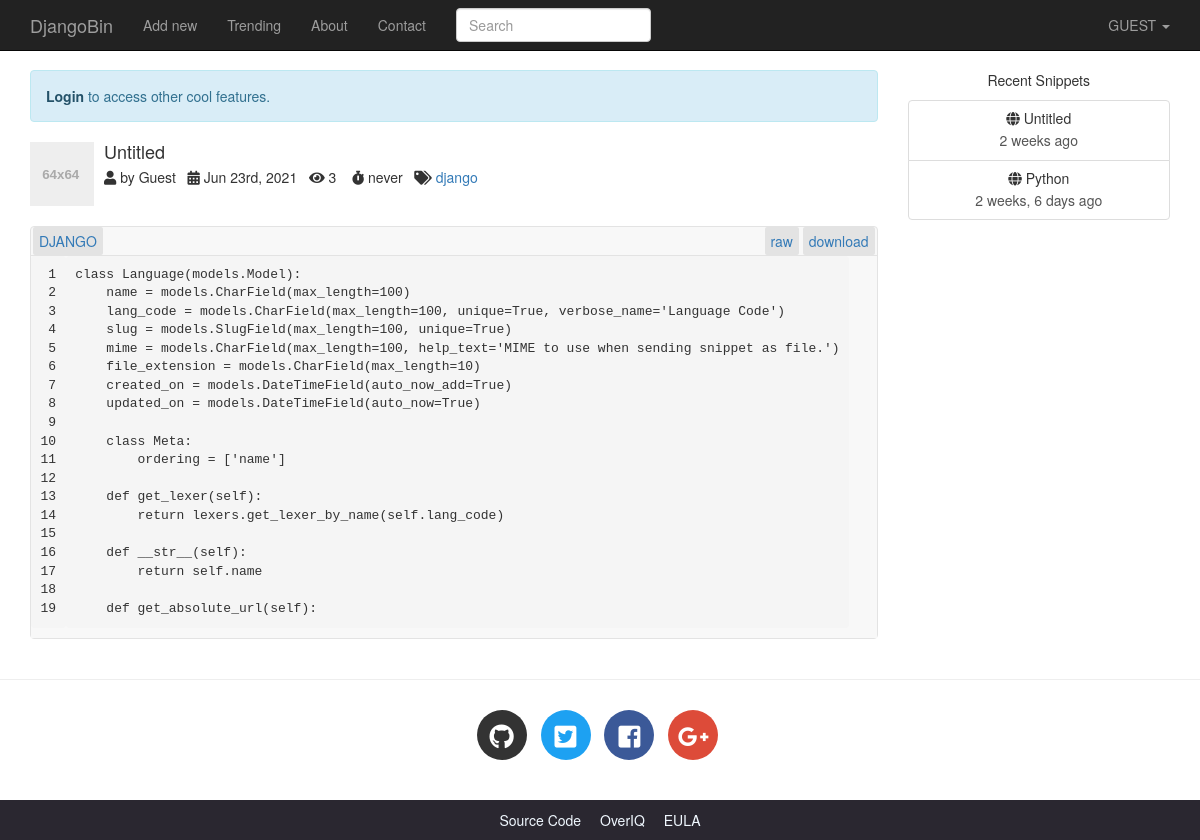
Page /16244760654701955/ on the committed database.
### djangobin/models.py (models this page shows, shortened)
class Snippet(models.Model):
    title = models.CharField(max_length=200, blank=True)
    original_code = models.TextField()
    highlighted_code = models.TextField(blank=True, help_text="Read only field. Will contain the"
                                    " syntax-highlited version of the original code.")
    expiration = models.CharField(max_length=10, choices=Pref.expiration_choices)
    exposure = models.CharField(max_length=10, choices=Pref.exposure_choices)
    hits = models.IntegerField(default=0, help_text='Read only field. '
                                                    'Will be updated after every visit to snippet.')
    slug = models.SlugField(help_text='Read only field. Will be filled automatically.')
    created_on = models.DateTimeField(auto_now_add=True)
    language = models.ForeignKey(Language, on_delete=models.CASCADE)
    user = models.ForeignKey(User, on_delete=models.CASCADE)
    tags = models.ManyToManyField('Tag', blank=True)
    class Meta:
        ordering = ['-created_on']
    def highlight(self):
        formatter = HtmlFormatter(linenos=True)
        return highlight(self.original_code, self.language.get_lexer(), formatter)
    def get_absolute_url(self):
        return reverse('djangobin:snippet_detail', args=[self.slug])
    def save(self, *args, **kwargs):
        if not self.slug:
            self.slug = str(time.time()).replace(".", "")
        self.highlighted_code = self.highlight()
        if not self.title:
            self.title = "Untitled"
        super(Snippet, self).save(*args, **kwargs)  # Call the "real" save() method.

class Tag(models.Model):
    name = models.CharField(max_length=200, unique=True)
    slug = models.CharField(max_length=200, unique=True)
    def __str__(self):
        return self.name
    def get_absolute_url(self):
        return reverse('djangobin:tag_list', args=[self.slug])
    class Meta:
        ordering = ['name']

class Language(models.Model):
    name = models.CharField(max_length=100)
    lang_code = models.CharField(max_length=100, unique=True, verbose_name='Language Code')
    slug = models.SlugField(max_length=100, unique=True)
    mime = models.CharField(max_length=100, help_text='MIME to use when sending snippet as file.')
    file_extension = models.CharField(max_length=10)
    created_on = models.DateTimeField(auto_now_add=True)
    updated_on = models.DateTimeField(auto_now=True)
    class Meta:
        ordering = ['name']
    def get_lexer(self):
        return lexers.get_lexer_by_name(self.lang_code)
    def __str__(self):
        return self.name

### djangobin/decorators.py (the view)
    def wrapper(request, *args, **kwargs):
        snippet = Snippet.objects.get(slug=kwargs.get('snippet_slug'))
        if snippet.exposure == 'private' and request.user != snippet.user:
            raise Http404
        return func(request, *args, **kwargs)

### djangobin/context_processors.py (called while the page is built)
def recent_snippets(request):
    return dict(recent_snippets=Snippet.objects.filter(exposure='public').order_by("-id")[:8])

### djangobin/views.py (called while the page is built)
@private_snippet
def snippet_detail(request, snippet_slug):
    snippet = get_object_or_404(Snippet, slug=snippet_slug)
    snippet.hits += 1
    snippet.save()
    return render(request, 'djangobin/snippet_detail.html', {'snippet': snippet})

### djangobin/templates/djangobin/snippet_detail.html (shortened to what this page needs)
{% extends 'djangobin/base.html' %}
{% load static %}
{% block main %}
    <div class="media post-meta">
        <div class="media-left">
            <a href="#">
                <img alt="64x64" class="media-object" data-src="holder.js/64x64" data-holder-rendered="true" style="width: 64px; height: 64px;">
            </a>
        </div>
        <div class="media-body">
            <h4 class="media-heading">{{ snippet.title|default:"Untitled" }}</h4>
            <p>
                <i class="fas fa-user" data-toggle="tooltip" title="" data-original-title="Paste creator"></i> by
                {{ snippet.user.username|capfirst }} &nbsp;
                <i class="fas fa-calendar-alt" data-toggle="tooltip" title="" data-original-title="Creation Date" ></i>
                <time title="{{ snippet.created_on }}">{{ snippet.created_on|date:"M jS,  Y" }}</time> &nbsp;</span>
                <i class="fas fa-eye"  data-toggle="tooltip" title="" data-original-title="Visits to this paste" ></i>
                {{ snippet.hits }} &nbsp;&nbsp;
                <i class="fas fa-stopwatch" data-toggle="tooltip" title="" data-original-title="Expiration time"></i>
                {{ snippet.expiration }}  &nbsp;
                {% if snippet.tags.all %}
                    <i class="fas fa-tags" data-toggle="tooltip" title="" data-original-title="Tags"></i>
                    {% for tag in snippet.tags.all %}
                        <a href="{{ tag.get_absolute_url }}">{{ tag }}</a>{% if not forloop.last %},{% endif %}
                    {% endfor %}
                {% endif %}
            </p>
        </div>
    </div>
    <div class="codeblock">
        <div class="toolbar clearfix">
            <span class="at-left"><a href="{% url 'djangobin:trending_snippets' snippet.language.slug %}">{{ snippet.language }}</a></span>
            <span class="at-right">
                <a href="{% url 'djangobin:raw_snippet' snippet.slug %}">raw</a>
                <a href="{% url 'djangobin:download_snippet' snippet.slug %}">download</a>
            </span>
        </div>
        <div class="code-wrapper">{{ snippet.highlighted_code|safe }}</div>
    </div>
{% endblock %}

### djangobin/templates/djangobin/base.html (shortened to what this page needs)
<!DOCTYPE html>
<html lang="en">
<head>
    {% load static %}
    {% load humanize %}
    <link rel="stylesheet" href="{% static 'djangobin/css/bootstrap.min.css' %}" >
    <link rel="stylesheet" href="{% static 'djangobin/css/bootstrap-select.min.css' %}" >
    <link href="https://use.fontawesome.com/releases/v5.0.7/css/all.css" rel="stylesheet">
    <link rel="stylesheet" href="{% static 'djangobin/css/main.css' %}">
    <link rel="stylesheet" href="{% static 'djangobin/css/default.css' %}">
</head>
<body>
<nav class="navbar navbar-default navbar-inverse navbar-fixed-top">
    <div class="container">
        <div class="navbar-header">
            <a class="navbar-brand" href="{% url 'djangobin:index' %}">DjangoBin</a>
        </div>
        <div class="collapse navbar-collapse" id="bs-example-navbar-collapse-1">
            <ul class="nav navbar-nav">
                <li {% if request.path == '/' %}class='active'{% endif %} >
                    <a href="{% url 'djangobin:index' %}">Add new</a>
                </li>
                <li {% if request.path == '/trending/' %}class='active'{% endif %}>
                    <a href="{% url 'djangobin:trending_snippets' %}">Trending<span class="sr-only">(current)</span></a>
                </li>
                <li {% if request.path == '/about/' %}class='active'{% endif %}>
                    <a href="{% url 'djangobin:about' %}">About</a>
                </li>
                <li {% if request.path == '/contact/' %}class='active'{% endif %}>
                    <a href="{% url 'djangobin:contact' %}">Contact</a>
                </li>
            </ul>
            <form action="{% url 'djangobin:search' %}" class="navbar-form navbar-left" method="get">
                <div class="form-group">
                    <input type="text" name="query" class="form-control"
                           placeholder="Search" value="{{ request.GET.query }}">
                </div>
            </form>
            <ul class="nav navbar-nav navbar-right">
                <li class="dropdown">
                    <a href="#" class="dropdown-toggle" data-toggle="dropdown" role="button"
                       aria-haspopup="true" aria-expanded="false">
                        {% if request.user.is_authenticated %}
                            {{ request.user.username|upper }}
                        {% else %}
                            GUEST
                        {% endif %}
                        <span class="caret"></span>
                    </a>
                </li>
            </ul>
        </div>
    </div>
</nav>
<div class="container">
    <div class="row">
        <div class="col-lg-9 col-md-9">
            {% if not request.user.is_authenticated and not request.path == '/login/'  %}
                <p class="alert alert-info">
                    <a href="{% url 'djangobin:login' %}?next={{ request.path }}" class="alert-link">Login</a> to access other cool features.
                </p>
            {% endif %}
            {% block main %}{% endblock %}
        </div>
        <div class="col-lg-3 col-md-3 text-center hidden-sm hidden-xs">
            <p>Recent Snippets</p>
            <div class="list-group">
                {% for recent_snippet in recent_snippets %}
                    <a href="{{ recent_snippet.get_absolute_url }}" class="list-group-item">
                        <h5 class="list-group-item-heading"><span class="fa fa-globe
"></span> {{ recent_snippet.title }}</h5>
                        <p class="list-group-item-text">{{ recent_snippet.created_on|naturaltime }}</p>
                    </a>
                {% endfor %}
            </div>
        </div>
    </div>
</div>
<hr>
<footer>
    <div class="social-icons">
        <div class="container text-center">
            <ul class="list-inline">
                <li class="list-inline-item social-github">
                    <a href="https://github.com/">
                        <i class="fab fa-github"></i>
                    </a>
                </li>
                <li class="list-inline-item social-twitter">
                    <a href="https://twitter.com/">
                        <i class="fab fa-twitter-square"></i>
                    </a>
                </li>
                <li class="list-inline-item social-facebook">
                    <a href="https://www.facebook.com/">
                        <i class="fab fa-facebook-square"></i>
                    </a>
                </li>
                <li class="list-inline-item social-google-plus">
                    <a href="https://plus.google.com/">
                        <i class="fab fa-google-plus-g"></i>
                    </a>
                </li>
            </ul>
        </div>
    </div>
    <div class="main-footer">
        <div class="container text-center">
            <ul>
                <li><a href="https://github.com/overiq/djangobin">Source Code</a></li>
                <li><a href="https://overiq.com/">OverIQ</a></li>
                <li><a href="{% url 'djangobin:eula' %}">EULA</a></li>
            </ul>
        </div>
    </div>
</footer>
</body>
</html>

### djangobin/static/djangobin/css/main.css (style rules this page uses)
body { padding-top: 70px; }
.social-icons { margin: 30px 0; }
footer .social-icons ul.list-inline li a { display: block; width: 50px; height: 50px; color: #fff; border-radius: 100%; font-size: 25px; line-height: 50px; }
footer .social-icons ul.list-inline li.social-github a { background-color: #333; transition: all .2s ease-in-out; }
footer .social-icons ul.list-inline li.social-twitter a { background-color: #1da1f2; transition: all .2s ease-in-out; }
footer .social-icons ul.list-inline li.social-facebook a { background-color: #3b5998; transition: all .2s ease-in-out; }
footer .social-icons ul.list-inline li.social-google-plus a { background-color: #dd4b39; transition: all .2s ease-in-out; }
.main-footer { background-color: #2a2730; }
.main-footer ul { margin-top: 10px; padding-left: 0; }
.main-footer li { display: inline; }
.main-footer li a { color: aliceblue; }
.main-footer li+ li { margin-left: 15px; }
.codeblock { margin-bottom: 20px; border: 1px solid #e3e3e3; border-radius: 4px; background-color: #f8f8f8; }
.codeblock pre { border: none; }
.codeblock .code-wrapper { overflow-x: auto; }
.post-meta { margin-bottom: 20px; }
.toolbar { padding: 4px 2px; border-bottom: 1px solid #e3e3e3; }
.toolbar span.at-right { float: right; }
.toolbar a { padding: 4px 6px; background-color: #e3e3e3; border-radius: 2px; }

### djangobin/static/djangobin/css/default.css (style rules this page uses)
.highlight { background: #f8f8f8; }

### rows in the picture
Snippet: title "Untitled", user.username "Guest", created_on "Jun 23rd, 2021", hits "3", expiration "never", language "DJANGO", highlighted_code "1 2 3 4 5 6 7 8 9 10 11 12 13 14 15 16 17 18 19 class Language(models.Model): name = models.CharField(max_length=100) lang_code = models.CharField(max_length=100, unique=True, verbose_name='Language Code') slug = models.SlugField(max_length=100, unique=True) mime = models.CharField(max_length=100, help_text='MIME to use when sending snippet as file.') file_extension = models.CharField(max_length=10) created_on = models.DateTimeField(auto_now_add=True) updated_on = models.DateTimeField(auto_now=True) class Meta: ordering = ['name'] def get_lexer(self): return lexers.get_lexer_by_name(self.lang_code) def __str__(self): return self.name def get_absolute_url(self):", created_on "2 weeks ago"
Tag: name "django"
Snippet: title "Python", created_on "2 weeks, 6 days ago"
